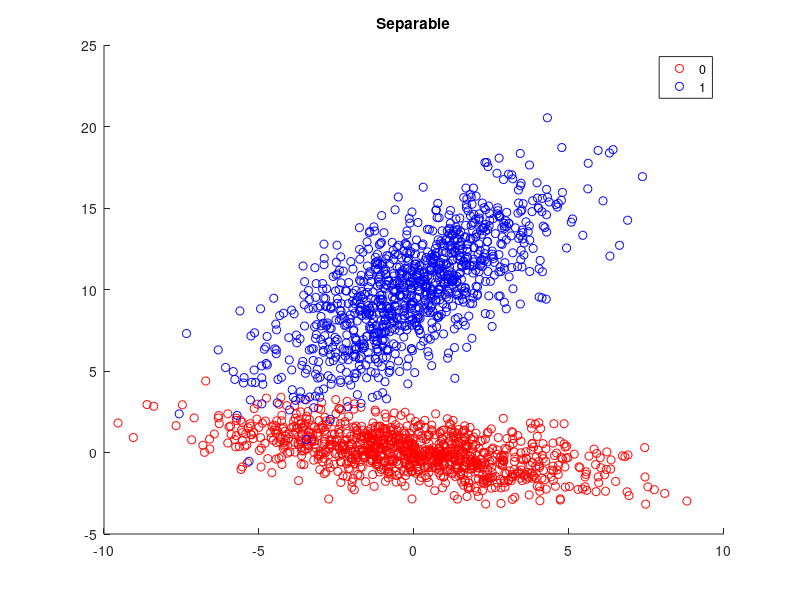

Source code (MATLAB): (Note: this script raises an error after producing the figure.)
%% Remove stupid warning message

warning('off','MATLAB:colon:nonIntegerIndex');

%% Clean stuff up
close all
clc
%% DATA

rng(1) % for reproducibility
shuffle = randperm(2000);


%% Clearly not the best hyperplane
% theta1 = 45; %angle to rotate by
% theta2 = 15;
% 
% Xa = (randn(1000,2)*3 + 10) * [2 1; 1 2] * [cos(theta1) -sin(theta1); sin(theta1) cos(theta1)];
% Xb = (randn(1000,2)*3) * [2 1; 1 3] * [cos(theta2) -sin(theta2); sin(theta2) cos(theta2)] + 0;

%% This works pretty well
% 
% theta1 = 45; %angle to rotate by
% theta2 = 90;
% 
% Xa = (randn(1000,2)) * [2 1; 1 2] * [cos(theta1) -sin(theta1); sin(theta1) cos(theta1)];
% Xb = (randn(1000,2)) * [2 1; 1 3] * [cos(theta2) -sin(theta2); sin(theta2) cos(theta2)] + 10;

%% The LDA is so bad! Surprising, really.

theta1 = 45; %angle to rotate by
theta2 = 0;

Xa = (randn(1000,2)) * [2 1; 1 2] * [cos(theta1) -sin(theta1); sin(theta1) cos(theta1)];
Xb = (randn(1000,2)) * [2 1; 1 3] * [cos(theta2) -sin(theta2); sin(theta2) cos(theta2)] + 10;
Xb(:,1) = Xb(:,1)-10;

%% Now for something a little more tricky - In this case, the QDA fails, but LDA is standing strong
% 
% theta1 = 45;
% theta2 = 180;
% 
% Xa = randn(1000,2) * [cos(theta1) -sin(theta1); sin(theta1) cos(theta1)];
% Xb1 = randn(1000,1);
% Xb2 = .3*Xb1.^2 + randn(1000,1)*.1;
% Xb = [Xb1, Xb2];
% Xb = Xb * [cos(theta2) -sin(theta2); sin(theta2) cos(theta2)];
% Xb(:,1) = Xb(:,1)+5;
% Xb(:,2) = Xb(:,2)+3;


%% Do the rest

X = [Xa; Xb]; % combine into single dataset
Y = [zeros(1000,1);ones(1000,1)]; % set labels

X = X(shuffle,:); % shuffle
Y = Y(shuffle,:);

figure()

gscatter(X(:,1),X(:,2),Y,'rb')
title('Separable')

C = .1;
N = [10, 50, 100, 150];

test.X = X(1:length(X)*.1, :); % leave 10% aside for test set
test.Y = Y(1:length(Y)*.1, :);
validX = X((length(Y)*.1+1):end,:);
validY = Y((length(Y)*.1+1):end,:);

len = length(validX);

fld_pc = zeros(length(N),1);
qda_pc = zeros(length(N),1);

all_lda_params = [];
all_qda_params = [];
for i = 1:length(N)
    
    sX = validX(1:N(i),:);
    sY = validY(1:N(i),:);

    
    lda_params = TrainFLDA(sX,sY);
    qda_params = TrainQDA(sX,sY);
    
    all_lda_params = [all_lda_params, lda_params];
    all_qda_params = [all_qda_params, qda_params];
    
    lda_p = TestFLDA(lda_params, test.X, [1,0]);
    qda_p = TestQDA(qda_params, test.X, [1,0]);
    
    % calculate percent correct
    fld_pc(i) = sum(abs(lda_p - test.Y)) / length(lda_p); 
    qda_pc(i) = sum(abs(qda_p - test.Y)) / length(qda_p);
end

figure
plot((N),[fld_pc'; qda_pc'])
legend('lda', 'qda')
title('FLDA Error rate per number of training samples')
xlabel('number of samples')
ylabel('error rate')

VisualizeFLDA(all_lda_params,test.X,test.Y);
VisualizeQDA(all_qda_params,test.X,test.Y);

% VisualizeFLDA(all_lda_params,X,Y);
% VisualizeQDA(all_qda_params,X,Y);

% VisualizeFLDA(all_lda_params,sX,sY);
% VisualizeQDA(all_qda_params,sX,sY);